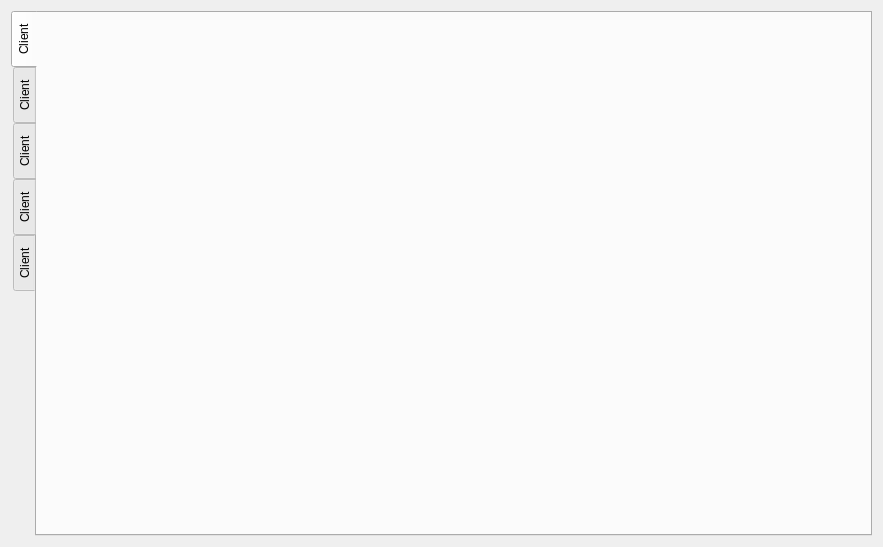
<?xml version="1.0" encoding="UTF-8"?>
<ui version="4.0">
 <class>Coquille</class>
 <widget class="QWidget" name="Coquille">
  <property name="geometry">
   <rect>
    <x>0</x>
    <y>0</y>
    <width>883</width>
    <height>547</height>
   </rect>
  </property>
  <property name="sizePolicy">
   <sizepolicy hsizetype="Preferred" vsizetype="Preferred">
    <horstretch>0</horstretch>
    <verstretch>0</verstretch>
   </sizepolicy>
  </property>
  <property name="windowTitle">
   <string>Tarot virtuel - Coquille</string>
  </property>
  <layout class="QGridLayout" name="gridLayout">
   <item row="0" column="0">
    <widget class="QTabWidget" name="onglets">
     <property name="tabPosition">
      <enum>QTabWidget::West</enum>
     </property>
     <property name="currentIndex">
      <number>0</number>
     </property>
     <property name="elideMode">
      <enum>Qt::ElideNone</enum>
     </property>
     <property name="movable">
      <bool>true</bool>
     </property>
     <widget class="QWidget" name="tab0">
      <attribute name="title">
       <string>Client</string>
      </attribute>
      <layout class="QGridLayout" name="gridLayout_2">
       <item row="0" column="0">
        <widget class="ClientGraphique" name="widget" native="true"/>
       </item>
      </layout>
     </widget>
     <widget class="QWidget" name="tab1">
      <attribute name="title">
       <string>Client</string>
      </attribute>
      <layout class="QGridLayout" name="gridLayout_3">
       <item row="0" column="0">
        <widget class="ClientGraphique" name="widget_2" native="true"/>
       </item>
      </layout>
     </widget>
     <widget class="QWidget" name="tab2">
      <attribute name="title">
       <string>Client</string>
      </attribute>
      <layout class="QGridLayout" name="gridLayout_4">
       <item row="0" column="0">
        <widget class="ClientGraphique" name="widget_3" native="true"/>
       </item>
      </layout>
     </widget>
     <widget class="QWidget" name="tab3">
      <attribute name="title">
       <string>Client</string>
      </attribute>
      <layout class="QGridLayout" name="gridLayout_6">
       <item row="0" column="0">
        <widget class="ClientGraphique" name="widget_4" native="true"/>
       </item>
      </layout>
     </widget>
     <widget class="QWidget" name="tab4">
      <attribute name="title">
       <string>Client</string>
      </attribute>
      <layout class="QGridLayout" name="gridLayout_5">
       <item row="0" column="0">
        <widget class="ClientGraphique" name="widget_5" native="true"/>
       </item>
      </layout>
     </widget>
    </widget>
   </item>
  </layout>
 </widget>
 <customwidgets>
  <customwidget>
   <class>ClientGraphique</class>
   <extends>QWidget</extends>
   <header>client_graphique.hpp</header>
   <container>1</container>
  </customwidget>
 </customwidgets>
 <resources/>
 <connections/>
</ui>
